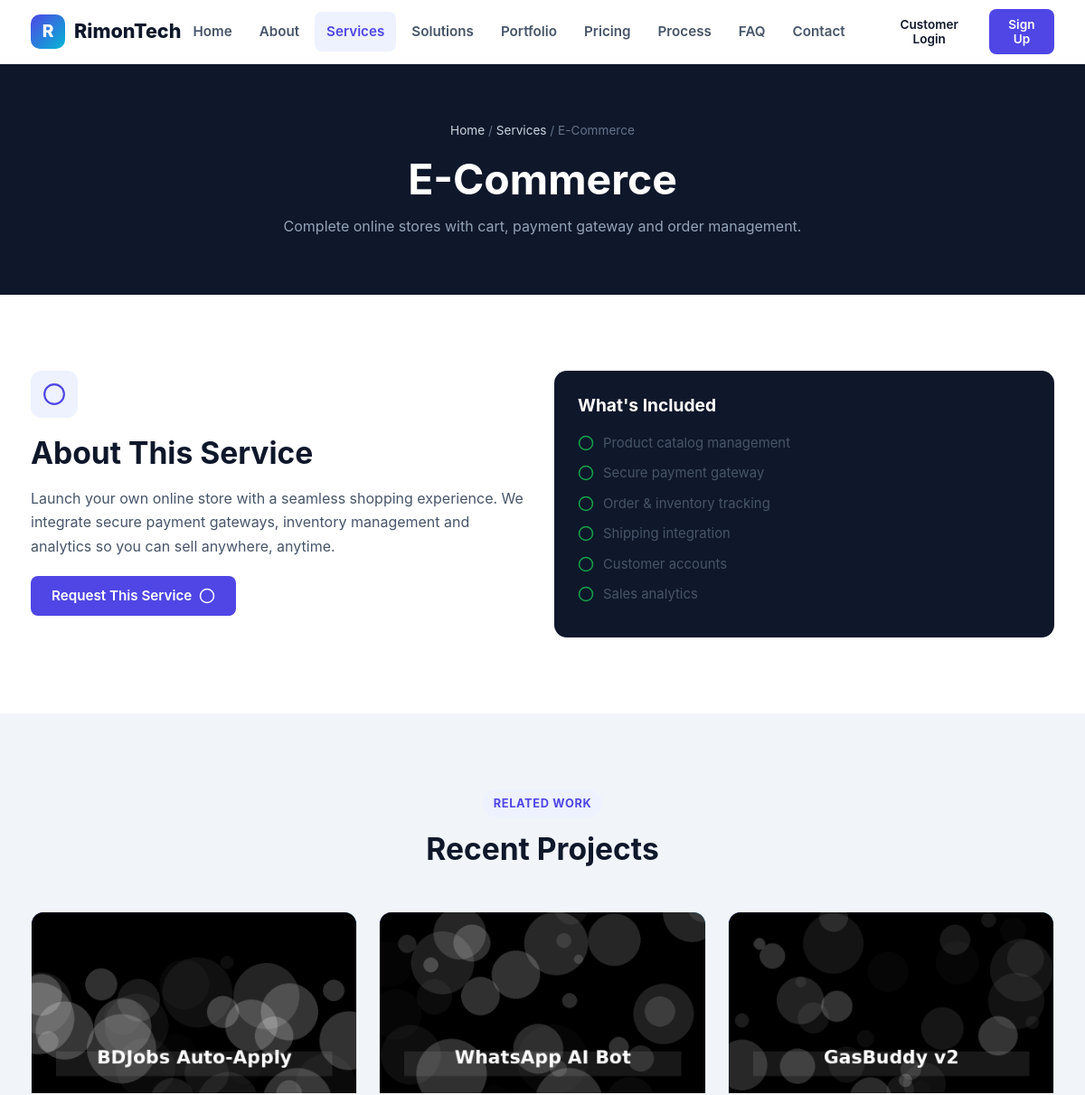
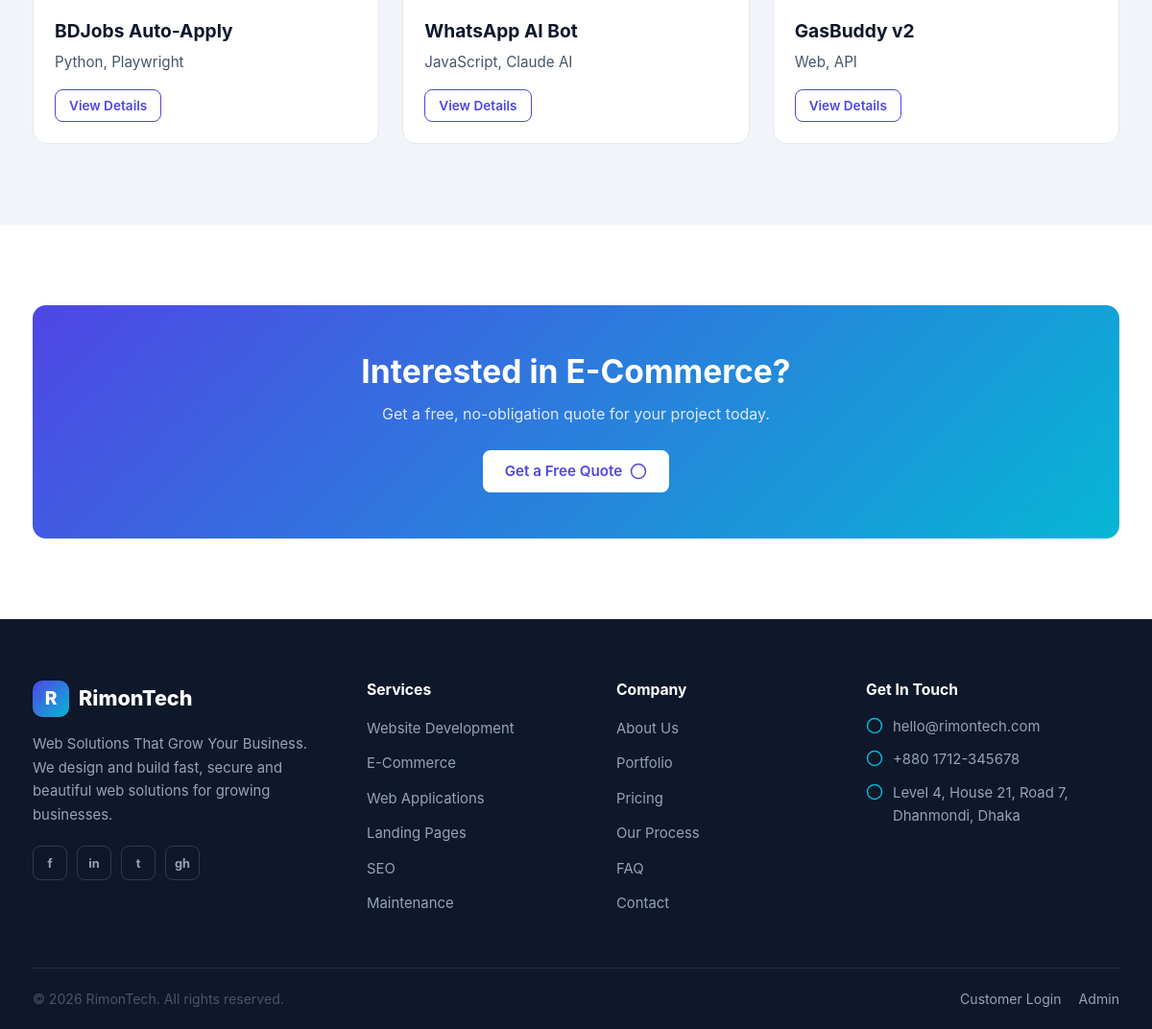
Screenshot of /service/ecommerce.php with the database file from the repository (2 pictures, top to bottom).
### tables this page shows
CREATE TABLE IF NOT EXISTS services (
    id INT UNSIGNED AUTO_INCREMENT PRIMARY KEY,
    title VARCHAR(150) NOT NULL,
    slug VARCHAR(160) NOT NULL UNIQUE,
    short_desc VARCHAR(255) NULL,
    icon VARCHAR(60) NULL,
    description TEXT NULL,
    features JSON NULL,
    active TINYINT(1) NOT NULL DEFAULT 1,
    created_at TIMESTAMP DEFAULT CURRENT_TIMESTAMP
);

CREATE TABLE IF NOT EXISTS portfolio_items (
    id INT UNSIGNED AUTO_INCREMENT PRIMARY KEY,
    title VARCHAR(150) NOT NULL,
    slug VARCHAR(160) NOT NULL UNIQUE,
    category VARCHAR(100) NULL,
    image VARCHAR(255) NULL,
    tech_stack VARCHAR(255) NULL,
    description TEXT NULL,
    features JSON NULL,
    live_demo_url VARCHAR(255) NULL,
    github_url VARCHAR(255) NULL,
    case_study TEXT NULL,
    featured TINYINT(1) NOT NULL DEFAULT 0,
    active TINYINT(1) NOT NULL DEFAULT 1,
    created_at TIMESTAMP DEFAULT CURRENT_TIMESTAMP
);

### service/ecommerce.php (called while the page is built, shortened)
<?php
require_once __DIR__ . '/_render.php';
render_service('ecommerce');

### config/database.php (called while the page is built, shortened)
<?php
function db(): PDO
{
    static $pdo = null;
    if ($pdo === null) {
        $dsn = 'mysql:host=' . DB_HOST . ';dbname=' . DB_NAME . ';charset=utf8mb4';
        $pdo = new PDO($dsn, DB_USER, DB_PASS, [
            PDO::ATTR_ERRMODE => PDO::ERRMODE_EXCEPTION,
            PDO::ATTR_DEFAULT_FETCH_MODE => PDO::FETCH_ASSOC,
            PDO::ATTR_EMULATE_PREPARES => false,
        ]);
    }
    return $pdo;
}

### service/_render.php (the view, shortened to what this page needs)
<?php
require_once __DIR__ . '/../includes/functions.php';
function render_service(string $slug): void
{
    $stmt = db()->prepare('SELECT * FROM services WHERE slug = ? AND active = 1');
    $stmt->execute([$slug]);
    $service = $stmt->fetch();
    $related = db()->query('SELECT * FROM portfolio_items WHERE active = 1 AND category = "Web Application" ORDER BY id DESC LIMIT 3')->fetchAll();
    include __DIR__ . '/../includes/header.php';
    ?>
    <section class="page-hero">
      <div class="container">
        <div class="crumbs"><a href="<?= url('index.php') ?>">Home</a> / <a href="<?= url('services.php') ?>">Services</a> / <?= e($service['title']) ?></div>
        <h1><?= e($service['title']) ?></h1>
        <p><?= e($service['short_desc']) ?></p>
      </div>
    </section>
    <section class="section">
      <div class="container">
        <div class="grid-2">
          <div>
            <div class="card-icon"><?= icon($service['icon']) ?></div>
            <h2 style="margin-bottom:16px;">About This Service</h2>
            <p><?= nl2br(e((string)$service['description'])) ?></p>
            <a href="<?= url('contact.php') ?>" class="btn btn-primary" style="margin-top:20px;">Request This Service <?= icon('arrow') ?></a>
          </div>
          <div>
            <div class="card" style="background:var(--dark);border:none;color:#e2e8f0;">
              <h3 style="color:#fff;margin-bottom:18px;">What's Included</h3>
              <ul class="feature-list">
                <?php foreach (json_features($service['features']) as $f): ?><li><?= icon('check') ?> <?= e($f) ?></li><?php endforeach; ?>
              </ul>
            </div>
          </div>
        </div>
      </div>
    </section>
    <section class="section section-alt">
      <div class="container">
        <div class="section-head">
          <span class="eyebrow">Related Work</span>
          <h2>Recent Projects</h2>
        </div>
        <div class="grid-3">
          <?php foreach ($related as $p): ?>
            <div class="card project-card">
              <div class="project-cover"><img src="<?= file_exists(UPLOAD_DIR . '/../' . $p['image']) ? url($p['image']) : fallback_image() ?>" alt="<?= e($p['title']) ?>" loading="lazy"></div>
              <div class="project-body">
                <h3><?= e($p['title']) ?></h3>
                <p><?= e($p['tech_stack']) ?></p>
                <div class="project-actions">
                  <a class="btn btn-sm btn-outline" href="<?= url('portfolio/project.php?slug=' . urlencode($p['slug'])) ?>">View Details</a>
                </div>
              </div>
            </div>
          <?php endforeach; ?>
        </div>
      </div>
    </section>
    <section class="section">
      <div class="container">
        <div class="cta-band">
          <h2>Interested in <?= e($service['title']) ?>?</h2>
          <p>Get a free, no-obligation quote for your project today.</p>
          <a href="<?= url('contact.php') ?>" class="btn btn-light">Get a Free Quote <?= icon('arrow') ?></a>
        </div>
      </div>
    </section>
    <?php
    include __DIR__ . '/../includes/footer.php';
}

### includes/header.php (shortened to what this page needs)
<?php
require_once __DIR__ . '/functions.php';
$currentPage = basename($_SERVER['SCRIPT_NAME']);
$activeService = $currentPage === 'services.php';
$activeSolutions = $currentPage === 'solutions.php';
if (str_contains($_SERVER['SCRIPT_NAME'], '/service/')) {
    $activeService = true;
}
$customer = current_customer();
$unread = $customer ? unread_count('customer', (int)$customer['id']) : 0;
?>
<!DOCTYPE html>
<html lang="en">
<head>
<link rel="stylesheet" href="<?= url('assets/css/style.css') ?>">
</head>
<body>
<header class="site-header" id="siteHeader">
  <nav class="navbar container">
    <a href="<?= url('index.php') ?>" class="brand">
      <span class="brand-mark">R</span>
      <span class="brand-text"><?= e(APP_NAME) ?></span>
    </a>
    <div class="nav-menu" id="navMenu">
      <ul class="nav-links">
        <li><a href="<?= url('index.php') ?>" class="<?= $currentPage === 'index.php' ? 'active' : '' ?>">Home</a></li>
        <li><a href="<?= url('about.php') ?>" class="<?= $currentPage === 'about.php' ? 'active' : '' ?>">About</a></li>
        <li class="has-dropdown">
          <a href="<?= url('services.php') ?>" class="<?= $activeService ? 'active' : '' ?>">Services</a>
        </li>
        <li class="has-dropdown">
          <a href="<?= url('solutions.php') ?>" class="<?= $activeSolutions ? 'active' : '' ?>">Solutions</a>
        </li>
        <li><a href="<?= url('portfolio.php') ?>" class="<?= $currentPage === 'portfolio.php' || str_contains($_SERVER['SCRIPT_NAME'], '/portfolio/') ? 'active' : '' ?>">Portfolio</a></li>
        <li><a href="<?= url('pricing.php') ?>" class="<?= $currentPage === 'pricing.php' ? 'active' : '' ?>">Pricing</a></li>
        <li><a href="<?= url('process.php') ?>" class="<?= $currentPage === 'process.php' ? 'active' : '' ?>">Process</a></li>
        <li><a href="<?= url('faq.php') ?>" class="<?= $currentPage === 'faq.php' ? 'active' : '' ?>">FAQ</a></li>
        <li><a href="<?= url('contact.php') ?>" class="<?= $currentPage === 'contact.php' ? 'active' : '' ?>">Contact</a></li>
      </ul>
      <div class="nav-actions">
        <?php if ($customer): ?>
          <a href="<?= url('customer/dashboard.php') ?>" class="btn btn-sm btn-ghost">
            Dashboard <?php if ($unread > 0): ?><span class="dot-badge"><?= $unread ?></span><?php endif; ?>
          </a>
          <a href="<?= url('customer/logout.php') ?>" class="btn btn-sm btn-outline">Logout</a>
        <?php else: ?>
          <a href="<?= url('customer/login.php') ?>" class="btn btn-sm btn-ghost">Customer Login</a>
          <a href="<?= url('customer/signup.php') ?>" class="btn btn-sm btn-primary">Sign Up</a>
        <?php endif; ?>
      </div>
    </div>
  </nav>
</header>
<main>

### includes/functions.php (shortened to what this page needs)
<?php
require_once __DIR__ . '/../config/database.php';
function base_url(string $path = ''): string
{
    static $base = null;
    if ($base === null) {
        $rootFs = realpath(dirname(__DIR__));
        $docRoot = realpath($_SERVER['DOCUMENT_ROOT'] ?? $rootFs);
        $base = '/';
    }
    return $base . ltrim($path, '/');
}
function url(string $path = ''): string
{
    return base_url($path);
}
function e(?string $value): string
{
    return htmlspecialchars((string)$value, ENT_QUOTES, 'UTF-8');
}
function json_features(mixed $value): array
{
    if (is_string($value)) {
        $decoded = json_decode($value, true);
        return is_array($decoded) ? $decoded : [];
    }
    return is_array($value) ? $value : [];
}
function setting(string $key, string $default = ''): string
{
    static $cache = null;
    if ($cache === null) {
        $cache = [];
        try {
            foreach (db()->query('SELECT setting_key, setting_value FROM settings') as $row) {
                $cache[$row['setting_key']] = (string)$row['setting_value'];
            }
        } catch (Throwable $e) {
            $cache = [];
        }
    }
    return $cache[$key] ?? $default;
}
function current_customer(): ?array
{
    if (empty($_SESSION['customer_id'])) {
        return null;
    }
    $stmt = db()->prepare('SELECT * FROM customers WHERE id = ? AND status = "active"');
    $stmt->execute([$_SESSION['customer_id']]);
    $row = $stmt->fetch();
    return $row ?: null;
}
function icon(string $name): string
{
    return $map[$name] ?? '<svg viewBox="0 0 24 24" fill="none" stroke="currentColor" stroke-width="2"><circle cx="12" cy="12" r="10"/></svg>';
}

### includes/footer.php (shortened to what this page needs)
<?php
require_once __DIR__ . '/functions.php';
?>
</main>
<footer class="site-footer">
  <div class="container">
    <div class="footer-grid">
      <div class="footer-brand">
        <a href="<?= url('index.php') ?>" class="brand">
          <span class="brand-mark">R</span>
          <span class="brand-text"><?= e(APP_NAME) ?></span>
        </a>
        <p><?= e(APP_TAGLINE) ?>. We design and build fast, secure and beautiful web solutions for growing businesses.</p>
        <div class="footer-social">
          <a href="<?= e(setting('facebook_url', '#')) ?>" aria-label="Facebook">f</a>
          <a href="<?= e(setting('linkedin_url', '#')) ?>" aria-label="LinkedIn">in</a>
          <a href="<?= e(setting('twitter_url', '#')) ?>" aria-label="Twitter">t</a>
          <a href="<?= e(setting('github_url', '#')) ?>" aria-label="GitHub">gh</a>
        </div>
      </div>
      <div class="footer-col">
        <h4>Services</h4>
        <ul>
          <li><a href="<?= url('service/website-development.php') ?>">Website Development</a></li>
          <li><a href="<?= url('service/ecommerce.php') ?>">E-Commerce</a></li>
          <li><a href="<?= url('service/web-application.php') ?>">Web Applications</a></li>
          <li><a href="<?= url('service/landing-page.php') ?>">Landing Pages</a></li>
          <li><a href="<?= url('service/seo.php') ?>">SEO</a></li>
          <li><a href="<?= url('service/maintenance.php') ?>">Maintenance</a></li>
        </ul>
      </div>
      <div class="footer-col">
        <h4>Company</h4>
        <ul>
          <li><a href="<?= url('about.php') ?>">About Us</a></li>
          <li><a href="<?= url('portfolio.php') ?>">Portfolio</a></li>
          <li><a href="<?= url('pricing.php') ?>">Pricing</a></li>
          <li><a href="<?= url('process.php') ?>">Our Process</a></li>
          <li><a href="<?= url('faq.php') ?>">FAQ</a></li>
          <li><a href="<?= url('contact.php') ?>">Contact</a></li>
        </ul>
      </div>
      <div class="footer-col">
        <h4>Get In Touch</h4>
        <ul class="footer-contact">
          <li><?= icon('mail') ?> <a href="mailto:<?= e(setting('contact_email', APP_EMAIL)) ?>"><?= e(setting('contact_email', APP_EMAIL)) ?></a></li>
          <li><?= icon('phone') ?> <a href="tel:<?= e(preg_replace('/\s+/', '', setting('contact_phone', APP_PHONE))) ?>"><?= e(setting('contact_phone', APP_PHONE)) ?></a></li>
          <li><?= icon('pin') ?> <?= e(setting('contact_address', APP_ADDRESS)) ?></li>
        </ul>
      </div>
    </div>
    <div class="footer-bottom">
      <p>&copy; <?= date('Y') ?> <?= e(APP_NAME) ?>. All rights reserved.</p>
      <div class="footer-links">
        <a href="<?= url('customer/login.php') ?>">Customer Login</a>
        <a href="<?= url('admin/login.php') ?>">Admin</a>
      </div>
    </div>
  </div>
</footer>
</body>
</html>

### rows the page displays
services: title "E-Commerce", short_desc "Complete online stores with cart, payment gateway and order management.", description "Launch your own online store with a seamless shopping experience. We integrate secure payment gateways, inventory management and analytics so you can sell anywhere, anytime.", features "Product catalog management", features "Secure payment gateway", features "Order & inventory tracking", features "Shipping integration", features "Customer accounts", features "Sales analytics"
portfolio_items: image (picture), title "BDJobs Auto-Apply", tech_stack "Python, Playwright"
portfolio_items: image (picture), title "WhatsApp AI Bot", tech_stack "JavaScript, Claude AI"
portfolio_items: image (picture), title "GasBuddy v2", tech_stack "Web, API"

### other values shown
APP_NAME "RimonTech"
APP_TAGLINE "Web Solutions That Grow Your Business"
setting('contact_email', APP_EMAIL) "hello@rimontech.com"
setting('contact_phone', APP_PHONE) "+880 1712-345678"
setting('contact_address', APP_ADDRESS) "Level 4, House 21, Road 7, Dhanmondi, Dhaka"
